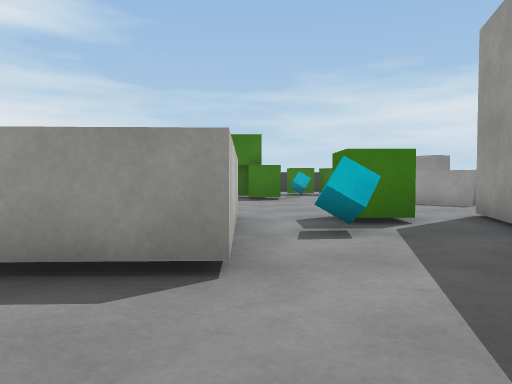
View 1 (above)

21 first-person views from a walk through a Unity game level. The camera is 0.64 m above the floor, tilts 2° down and sees 70° across. The floor is counted in squares, 1 m on a side. Each view is taken from the middle of a square. On the plan, view 1 faces up. The plan holds only what a view shows up to about 10 squares ahead; the rest is blank. The player is left out. Surface patterns are stand-ins for the level's own textures.

View 2
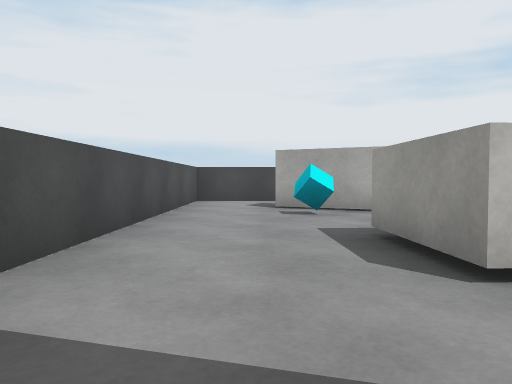

View 3
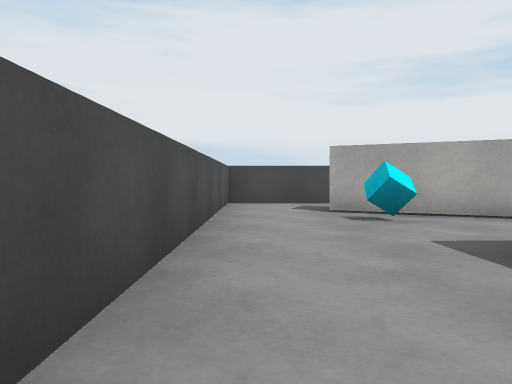

View 4
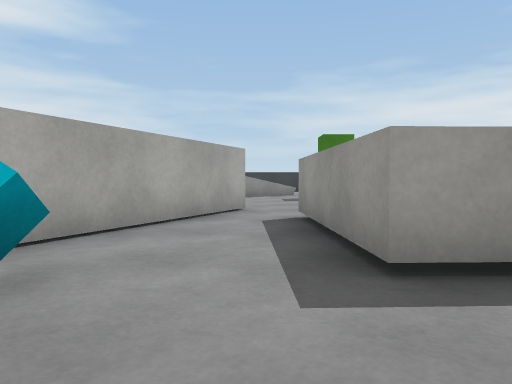

View 5
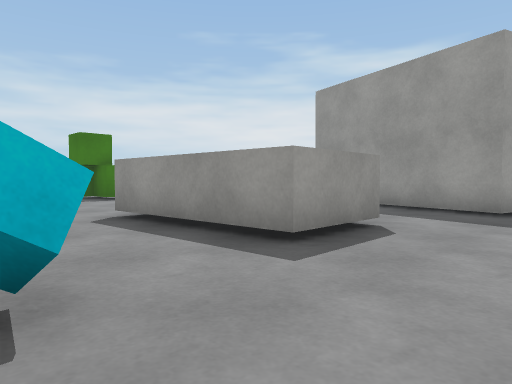

View 6
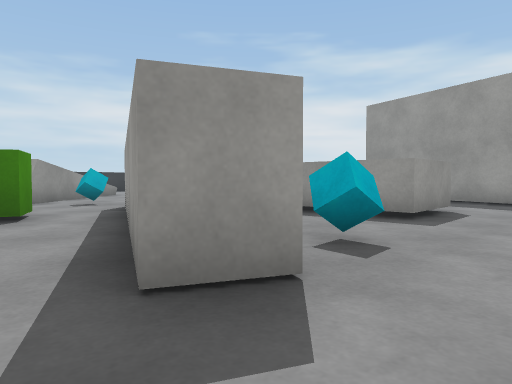

View 7
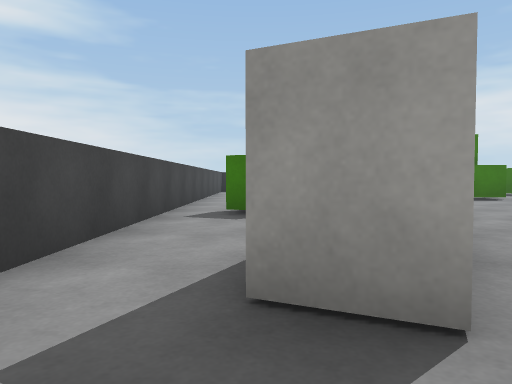

View 8
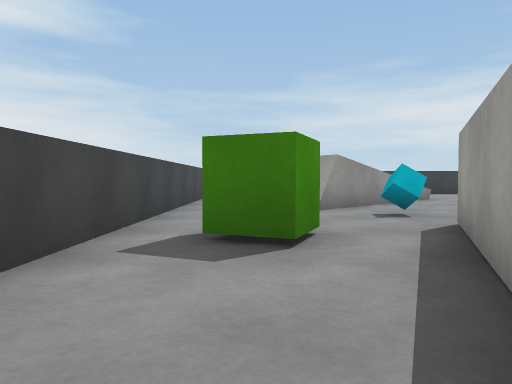

View 9
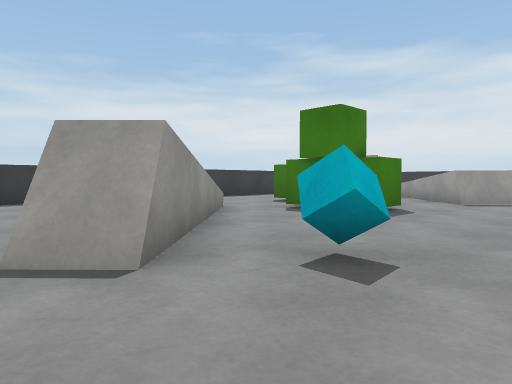

View 10
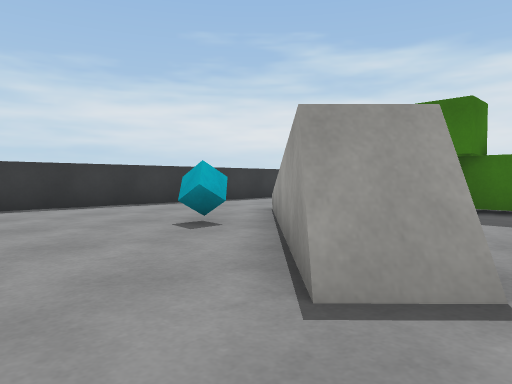

View 11
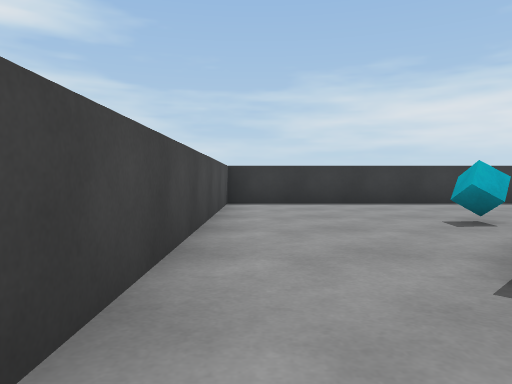

View 12
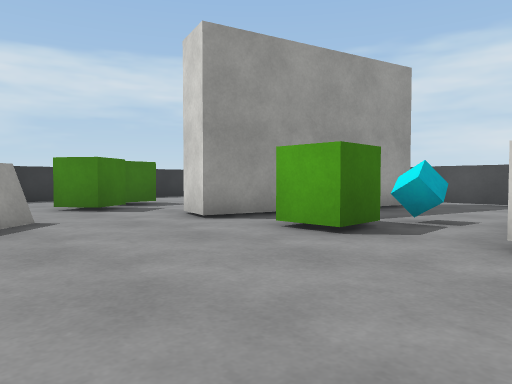

View 13
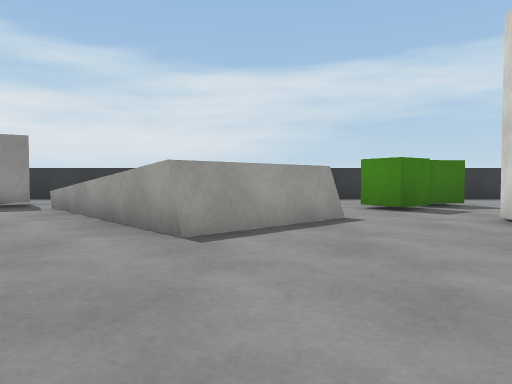

View 14
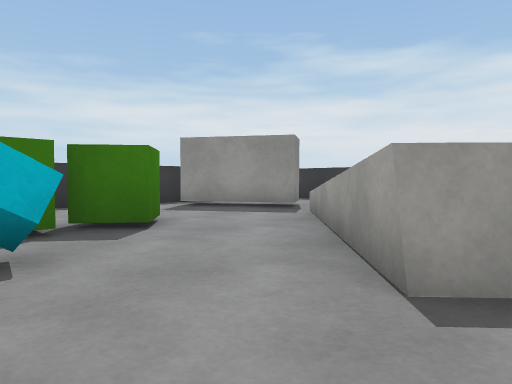

View 15
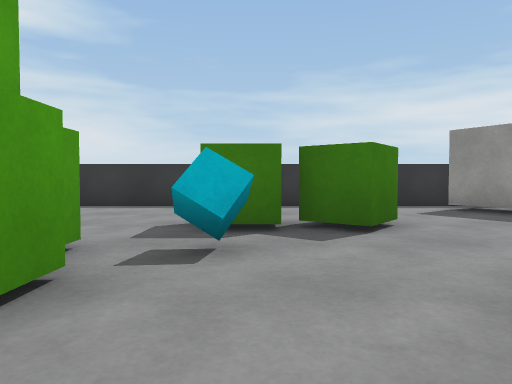

View 16
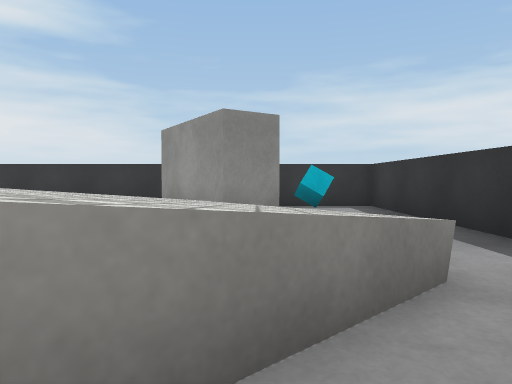

View 17
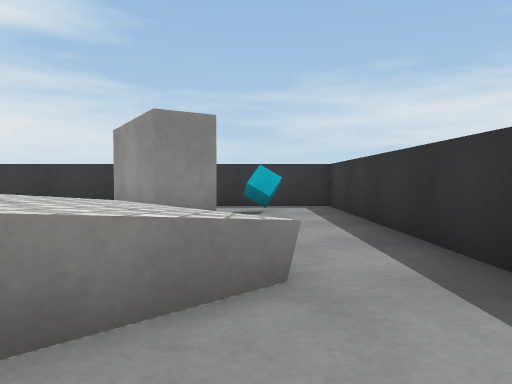

View 18
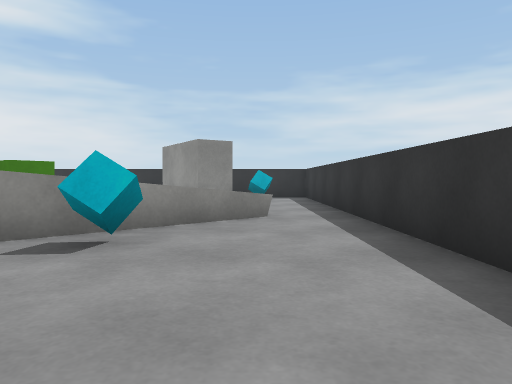

View 19
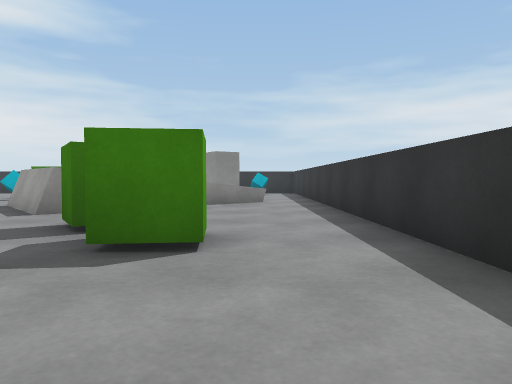

View 20
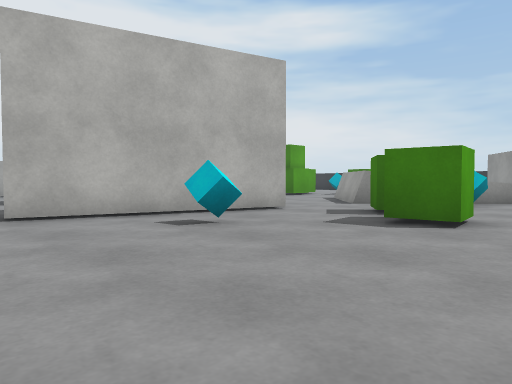

View 21
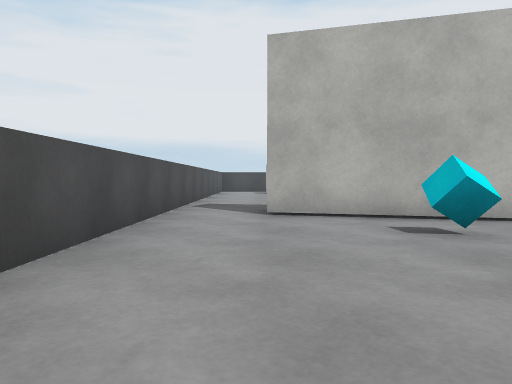

### Floor plan
Key: @ floor where view 1 was taken; # wall or solid block; . floor; ^ raised ledge; C green cube; Y cyan cube.
Columns run from 9 left of view 1 to 11 right of it. Each row starts with its distance up from view 1.
 19 #####################
 18 #.........  ....#...#
 17 #.........  ....#.Y.#
 16 #...............##..#
 15 #......^...CCC......#
 14 #...Y.^^........^^..#
 13 #....^^..C.Y...^^^^.#
 12 #...##...CC..^^^^^^.#
 11 #..##........^  ^^..#
 10 #....Y.......#^^Y...#
  9 #.............#.....#
  8 #....#..............#
  7 #.CC.#..........C...#
  6 #...##.##..C.#...C..#
  5 #...#..##....#...C..#
  4 #..##..###Y.##......
  3 #..#...###..##.Y....
  2 #.##Y.......#.......
  1 #...................
  0 #........@..........
 -1 #################

Where each view was taken, in squares from view 1:
view 1: 0 up, 0 right, facing up
view 2: 1 up, 2 right, facing left
view 3: 0 up, 1 right, facing left
view 4: 0 up, 3 left, facing up
view 5: 0 up, 5 left, facing up-right
view 6: 0 up, 8 left, facing up-right
view 7: 0 up, 7 left, facing up
view 8: 3 up, 7 left, facing up
view 9: 8 up, 7 left, facing up-right
view 10: 10 up, 8 left, facing up-right
view 11: 9 up, 8 left, facing up
view 12: 10 up, 1 left, facing down-right
view 13: 10 up, 1 left, facing right
view 14: 10 up, 1 right, facing up-right
view 15: 10 up, 2 right, facing up
view 16: 10 up, 8 right, facing up
view 17: 10 up, 9 right, facing up
view 18: 6 up, 9 right, facing up
view 19: 2 up, 9 right, facing up
view 20: 0 up, 10 right, facing up-left
view 21: 1 up, 10 right, facing left
